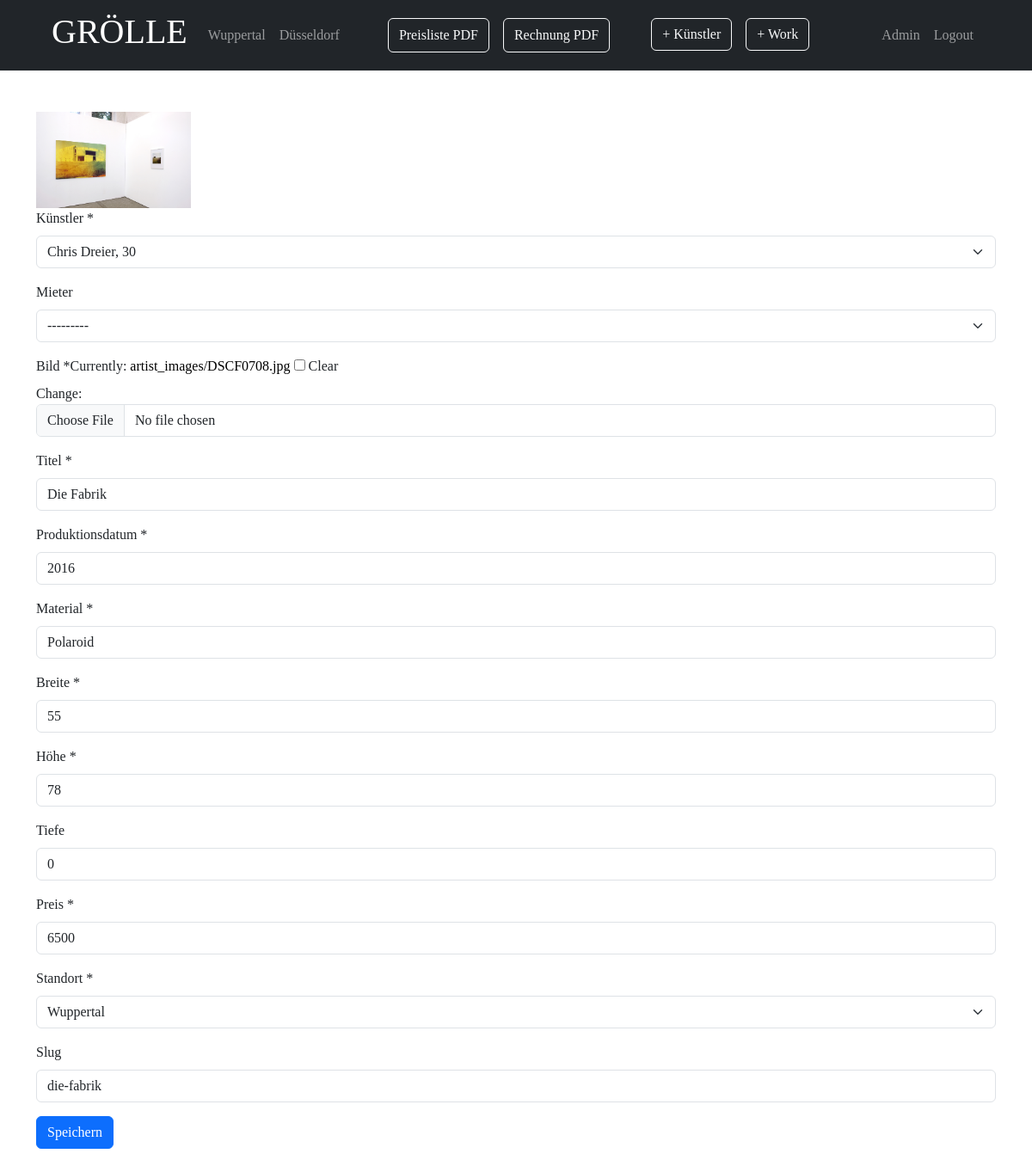
Page /databank/edit/die-fabrik/ (signed in) on the committed database.
### databank/models.py (models this page shows, shortened)
class Work(models.Model):
    class TaxChoice(models.IntegerChoices):
        NINETEEN = 19, "19"
        SEVEN = 7, "7"
    class DecreeChoice(models.IntegerChoices):
        ZERO = 0, "0"
        FIVE = 5, "5"
        TEN = 10, "10"
        FIFTEEN = 15, "15"
        TWENTY = 20, "20"
    class StorageStatus(models.TextChoices):
        WPT = "Wuppertal", "Wuppertal"
        NUG = "Nah&Gut", "Nah&Gut"
        DDORF = "Düsseldorf", "Düsseldorf"
        RNT = "Vermietet", "Vermietet"
        OUT = "Abgegeben", "Abgegeben"
    class SalesStatus(models.TextChoices):
        SOLD = "Verkauft", "Verkauft"
        GLVT = "Geliefert", "Geliefert"
    artist = models.ForeignKey(Artist, on_delete=models.CASCADE, blank=True)
    image = models.ImageField(
        upload_to="artist_images", unique=True, blank=True, default="default.png")
    name = models.CharField(max_length=300, blank=True)
    production_date = models.IntegerField(default=None, blank=True)
    materials = models.CharField(max_length=300, blank=True)
    width = models.IntegerField(blank=True)
    height = models.IntegerField(blank=True)
    depth = models.IntegerField(blank=True, default=0)
    price = models.IntegerField(blank=True, default=0)
    renter = models.ForeignKey(
        Renter, on_delete=models.SET_NULL, blank=True, null=True)
    slug = models.SlugField(unique=True, blank=True)
    salesdate = models.DateField(null=True, blank=True)
    buyer = models.CharField(max_length=100, blank=True, null=True)
    tax = models.IntegerField(
        choices=TaxChoice.choices, default=TaxChoice.NINETEEN, blank=True, null=True)
    decree = models.IntegerField(
        choices=DecreeChoice.choices, default=DecreeChoice.ZERO, blank=True, null=True)
    storagestatus = models.CharField(choices=StorageStatus.choices,
                                     default=StorageStatus.WPT, max_length=20, blank=True)
    salesstatus = models.CharField(choices=SalesStatus.choices,
                                   default="", max_length=20, blank=True)

class Artist(models.Model):
    name = models.CharField(max_length=200, unique=True)
    factor = models.IntegerField(blank=True, default=0)
    storagetag = models.CharField(max_length=5, unique=True, default="")
    slug = models.SlugField(unique=True, blank=True)
    def __str__(self) -> str:
        return f"{self.name}, {self.factor}"

### databank/views.py (the view, shortened to what this page needs)
# urls.py: path('databank/edit/<slug:slug>/', views.editwork_page, name="editwork-page"),
@login_required(login_url="login-page")
def editwork_page(request, slug):
    work = Work.objects.get(slug=slug)
    form = WorkForm(instance=work)
    content = {"work": work,
               "form": form, }
    return render(request, "databank/work_edit.html", content)

### databank/forms.py (shortened to what this page needs)
class WorkForm(forms.ModelForm):
    class Meta:
        model = Work
        fields = ["artist", "renter", "image", "name", "production_date", "materials", "width", "height", "depth", "price", "storagestatus", "slug"]
        labels = {
            "artist": "Künstler *",
            "renter": "Mieter",
            "image": "Bild *",
            "name": "Titel *",
            "production_date": "Produktionsdatum *",
            "materials": "Material *",
            "width": "Breite *",
            "height": "Höhe *",
            "depth": "Tiefe",
            "price": "Preis *",
            "storagestatus": "Standort *",
        }

### databank/models.py (called while the page is built)
    def __str__(self) -> str:
        return f"{self.name}, {self.company_name}"

### databank/templates/databank/work_edit.html (shortened to what this page needs)
{%extends "databank/base/base.html"%}
{% load static %}
{% load django_bootstrap5 %}
{% load bootstrap_icons %}
{%block body%}
    <div class="container">
        <div class="row my-5">
            <div>
                <img src="{{ work.image.url }}" width="180" alt="{{ work.name }}: img error">
            </div>
            <div class="col-md-12">
                 <form action="" method="POST" class="form">
                    {% bootstrap_form form %}
                    <input type="submit" value="Speichern" class="btn btn-primary">
                </form>
            </div>
        </div>
    </div>
{%endblock%}

### databank/static/databank/styles/styles.css (style rules this page uses)
body { font-family: WeissenhofGrotesk-Light; }
a { text-decoration: none; color: black; }

### rows in the picture
Work: image (picture), artist "Chris Dreier, 30", renter "---------", production_date "2016", materials "Polaroid", width "55", height "78", depth "0", price "6500", storagestatus "Wuppertal", slug "die-fabrik"
Artist: name "Die Fabrik"
